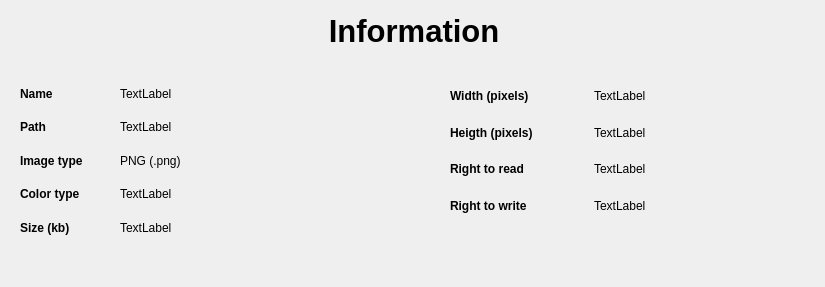
<?xml version="1.0" encoding="UTF-8"?>
<ui version="4.0">
 <class>info</class>
 <widget class="QDialog" name="info">
  <property name="geometry">
   <rect>
    <x>0</x>
    <y>0</y>
    <width>825</width>
    <height>287</height>
   </rect>
  </property>
  <property name="windowTitle">
   <string>Dialog</string>
  </property>
  <widget class="QLabel" name="label_19">
   <property name="geometry">
    <rect>
     <x>260</x>
     <y>10</y>
     <width>301</width>
     <height>41</height>
    </rect>
   </property>
   <property name="font">
    <font>
     <pointsize>23</pointsize>
     <weight>75</weight>
     <bold>true</bold>
    </font>
   </property>
   <property name="text">
    <string>        Information</string>
   </property>
  </widget>
  <widget class="QWidget" name="layoutWidget">
   <property name="geometry">
    <rect>
     <x>450</x>
     <y>80</y>
     <width>281</width>
     <height>141</height>
    </rect>
   </property>
   <layout class="QHBoxLayout" name="horizontalLayout">
    <item>
     <layout class="QVBoxLayout" name="verticalLayout">
      <item>
       <widget class="QLabel" name="label_10">
        <property name="font">
         <font>
          <weight>75</weight>
          <bold>true</bold>
         </font>
        </property>
        <property name="text">
         <string>Width (pixels)</string>
        </property>
       </widget>
      </item>
      <item>
       <widget class="QLabel" name="label_14">
        <property name="font">
         <font>
          <weight>75</weight>
          <bold>true</bold>
         </font>
        </property>
        <property name="text">
         <string>Heigth (pixels)</string>
        </property>
       </widget>
      </item>
      <item>
       <widget class="QLabel" name="label_11">
        <property name="font">
         <font>
          <weight>75</weight>
          <bold>true</bold>
         </font>
        </property>
        <property name="text">
         <string>Right to read</string>
        </property>
       </widget>
      </item>
      <item>
       <widget class="QLabel" name="label_12">
        <property name="font">
         <font>
          <weight>75</weight>
          <bold>true</bold>
         </font>
        </property>
        <property name="text">
         <string>Right to write</string>
        </property>
       </widget>
      </item>
     </layout>
    </item>
    <item>
     <layout class="QVBoxLayout" name="verticalLayout_2">
      <item>
       <widget class="QLabel" name="width_p">
        <property name="text">
         <string>TextLabel</string>
        </property>
       </widget>
      </item>
      <item>
       <widget class="QLabel" name="heigth_p">
        <property name="text">
         <string>TextLabel</string>
        </property>
       </widget>
      </item>
      <item>
       <widget class="QLabel" name="read">
        <property name="text">
         <string>TextLabel</string>
        </property>
       </widget>
      </item>
      <item>
       <widget class="QLabel" name="write">
        <property name="text">
         <string>TextLabel</string>
        </property>
       </widget>
      </item>
     </layout>
    </item>
   </layout>
  </widget>
  <widget class="QWidget" name="layoutWidget">
   <property name="geometry">
    <rect>
     <x>120</x>
     <y>80</y>
     <width>321</width>
     <height>161</height>
    </rect>
   </property>
   <layout class="QVBoxLayout" name="verticalLayout_4">
    <item>
     <widget class="QLabel" name="name">
      <property name="text">
       <string>TextLabel</string>
      </property>
     </widget>
    </item>
    <item>
     <widget class="QLabel" name="path">
      <property name="text">
       <string>TextLabel</string>
      </property>
     </widget>
    </item>
    <item>
     <widget class="QLabel" name="i_type">
      <property name="text">
       <string>PNG (.png)</string>
      </property>
     </widget>
    </item>
    <item>
     <widget class="QLabel" name="c_type">
      <property name="text">
       <string>TextLabel</string>
      </property>
     </widget>
    </item>
    <item>
     <widget class="QLabel" name="size">
      <property name="text">
       <string>TextLabel</string>
      </property>
     </widget>
    </item>
   </layout>
  </widget>
  <widget class="QWidget" name="layoutWidget">
   <property name="geometry">
    <rect>
     <x>20</x>
     <y>80</y>
     <width>82</width>
     <height>161</height>
    </rect>
   </property>
   <layout class="QVBoxLayout" name="verticalLayout_3">
    <item>
     <widget class="QLabel" name="label_3">
      <property name="font">
       <font>
        <weight>75</weight>
        <bold>true</bold>
       </font>
      </property>
      <property name="text">
       <string>Name</string>
      </property>
     </widget>
    </item>
    <item>
     <widget class="QLabel" name="label_2">
      <property name="font">
       <font>
        <weight>75</weight>
        <bold>true</bold>
       </font>
      </property>
      <property name="text">
       <string>Path</string>
      </property>
     </widget>
    </item>
    <item>
     <widget class="QLabel" name="label_18">
      <property name="font">
       <font>
        <weight>75</weight>
        <bold>true</bold>
       </font>
      </property>
      <property name="text">
       <string>Image type</string>
      </property>
     </widget>
    </item>
    <item>
     <widget class="QLabel" name="label_16">
      <property name="font">
       <font>
        <weight>75</weight>
        <bold>true</bold>
       </font>
      </property>
      <property name="text">
       <string>Color type</string>
      </property>
     </widget>
    </item>
    <item>
     <widget class="QLabel" name="label_6">
      <property name="font">
       <font>
        <weight>75</weight>
        <bold>true</bold>
       </font>
      </property>
      <property name="text">
       <string>Size (kb)</string>
      </property>
     </widget>
    </item>
   </layout>
  </widget>
 </widget>
 <resources/>
 <connections/>
</ui>
